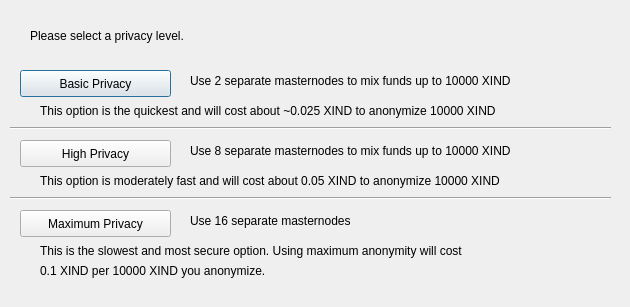
<?xml version="1.0" encoding="UTF-8"?>
<ui version="4.0">
 <class>ObfuscationConfig</class>
 <widget class="QDialog" name="ObfuscationConfig">
  <property name="geometry">
   <rect>
    <x>0</x>
    <y>0</y>
    <width>630</width>
    <height>307</height>
   </rect>
  </property>
  <property name="windowTitle">
   <string>Configure Obfuscation</string>
  </property>
  <widget class="QPushButton" name="buttonBasic">
   <property name="geometry">
    <rect>
     <x>20</x>
     <y>70</y>
     <width>151</width>
     <height>27</height>
    </rect>
   </property>
   <property name="text">
    <string>Basic Privacy</string>
   </property>
  </widget>
  <widget class="QPushButton" name="buttonHigh">
   <property name="geometry">
    <rect>
     <x>20</x>
     <y>140</y>
     <width>151</width>
     <height>27</height>
    </rect>
   </property>
   <property name="text">
    <string>High Privacy</string>
   </property>
  </widget>
  <widget class="QPushButton" name="buttonMax">
   <property name="geometry">
    <rect>
     <x>20</x>
     <y>210</y>
     <width>151</width>
     <height>27</height>
    </rect>
   </property>
   <property name="text">
    <string>Maximum Privacy</string>
   </property>
  </widget>
  <widget class="QLabel" name="label">
   <property name="geometry">
    <rect>
     <x>30</x>
     <y>20</y>
     <width>571</width>
     <height>31</height>
    </rect>
   </property>
   <property name="text">
    <string>Please select a privacy level.</string>
   </property>
  </widget>
  <widget class="QLabel" name="label_2">
   <property name="geometry">
    <rect>
     <x>190</x>
     <y>70</y>
     <width>421</width>
     <height>21</height>
    </rect>
   </property>
   <property name="text">
    <string>Use 2 separate masternodes to mix funds up to 10000 XIND</string>
   </property>
  </widget>
  <widget class="QLabel" name="label_3">
   <property name="geometry">
    <rect>
     <x>190</x>
     <y>140</y>
     <width>411</width>
     <height>21</height>
    </rect>
   </property>
   <property name="text">
    <string>Use 8 separate masternodes to mix funds up to 10000 XIND</string>
   </property>
  </widget>
  <widget class="QLabel" name="label_4">
   <property name="geometry">
    <rect>
     <x>190</x>
     <y>210</y>
     <width>421</width>
     <height>21</height>
    </rect>
   </property>
   <property name="text">
    <string>Use 16 separate masternodes</string>
   </property>
  </widget>
  <widget class="QLabel" name="label_6">
   <property name="geometry">
    <rect>
     <x>40</x>
     <y>100</y>
     <width>561</width>
     <height>21</height>
    </rect>
   </property>
   <property name="text">
    <string>This option is the quickest and will cost about ~0.025 XIND to anonymize 10000 XIND</string>
   </property>
  </widget>
  <widget class="QLabel" name="label_7">
   <property name="geometry">
    <rect>
     <x>40</x>
     <y>170</y>
     <width>561</width>
     <height>21</height>
    </rect>
   </property>
   <property name="text">
    <string>This option is moderately fast and will cost about 0.05 XIND to anonymize 10000 XIND</string>
   </property>
  </widget>
  <widget class="QLabel" name="label_8">
   <property name="geometry">
    <rect>
     <x>40</x>
     <y>240</y>
     <width>561</width>
     <height>21</height>
    </rect>
   </property>
   <property name="text">
    <string>This is the slowest and most secure option. Using maximum anonymity will cost</string>
   </property>
  </widget>
  <widget class="QLabel" name="label_9">
   <property name="geometry">
    <rect>
     <x>40</x>
     <y>260</y>
     <width>561</width>
     <height>21</height>
    </rect>
   </property>
   <property name="text">
    <string>0.1 XIND per 10000 XIND you anonymize.</string>
   </property>
  </widget>
  <widget class="Line" name="line">
   <property name="geometry">
    <rect>
     <x>10</x>
     <y>120</y>
     <width>601</width>
     <height>16</height>
    </rect>
   </property>
   <property name="orientation">
    <enum>Qt::Horizontal</enum>
   </property>
  </widget>
  <widget class="Line" name="line_2">
   <property name="geometry">
    <rect>
     <x>10</x>
     <y>190</y>
     <width>601</width>
     <height>16</height>
    </rect>
   </property>
   <property name="orientation">
    <enum>Qt::Horizontal</enum>
   </property>
  </widget>
 </widget>
 <resources/>
 <connections/>
</ui>
